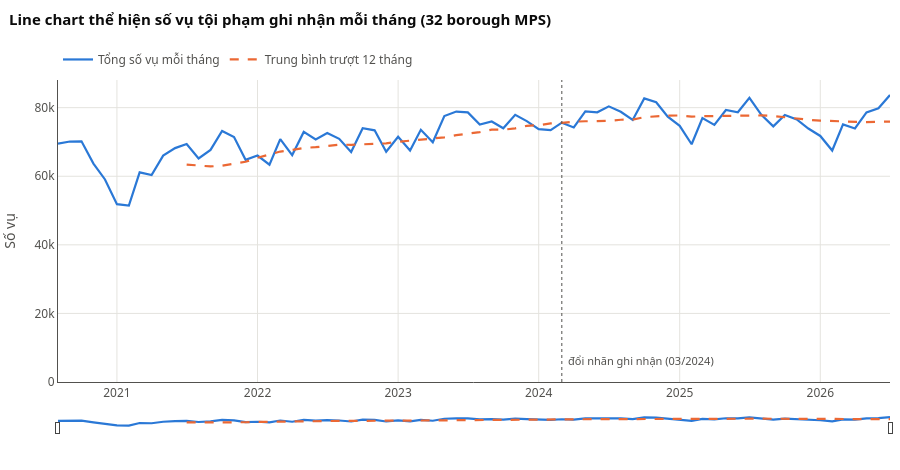

The notebook cell this image was saved under:
### Markdown cell above
### 5.1 Line chart — xu hướng theo thời gian, tổng số vụ toàn 32 borough

### Code cell
london = monthly.groupby('month', as_index=False).crime_count.sum()
london['ma12'] = london.crime_count.rolling(12).mean()

line_df = (london.rename(columns={'crime_count': 'Tổng số vụ mỗi tháng', 'ma12': 'Trung bình trượt 12 tháng'})
           .melt(id_vars='month', var_name='series', value_name='crimes'))
fig = px.line(line_df, x='month', y='crimes', color='series', line_dash='series',
              color_discrete_sequence=[BLUE, ORANGE], line_dash_sequence=['solid', 'dash'],
              labels={'month': '', 'crimes': 'Số vụ', 'series': ''})
fig.update_traces(line_width=2.2, hovertemplate='%{y:,.0f} vụ')
cut = '2024-03-01'
fig.add_vline(x=cut, line_dash='dot', line_color=MUTED, line_width=1)
fig.add_annotation(x=cut, y=0.04, yref='paper', text='đổi nhãn ghi nhận (03/2024)', showarrow=False,
                   xanchor='left', xshift=4, font=dict(size=11, color=MUTED))
fig.update_yaxes(rangemode='tozero', tickformat='~s')
fig.update_xaxes(rangeslider=dict(visible=True, thickness=0.06), hoverformat='%m/%Y')
style(fig, 'Line chart thể hiện số vụ tội phạm ghi nhận mỗi tháng (32 borough MPS)', height=470)
axes(fig).update_layout(hovermode='x unified')
fig.show()
